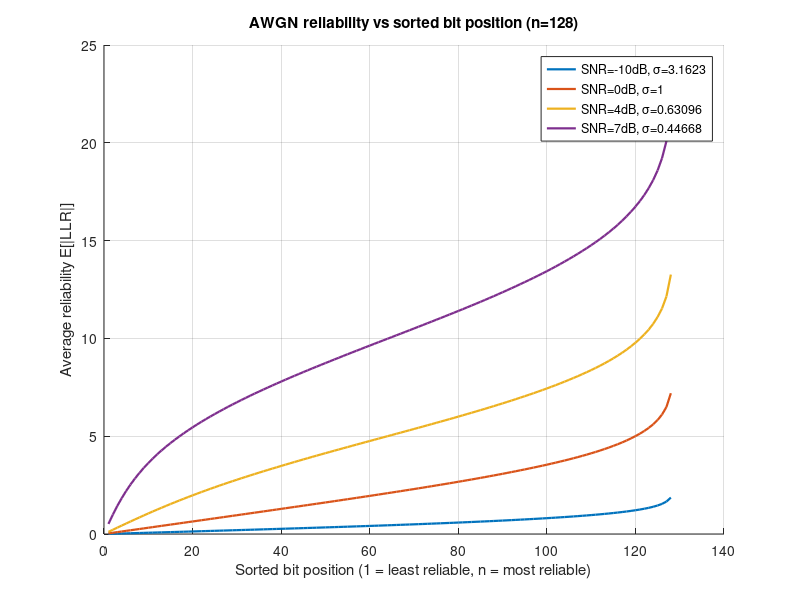

Write the MATLAB code that produced this figure.
function plot_awgn_reliability()
% =========================================================================
% plot_awgn_reliability.m
%
% PURPOSE:
%   Plots the average bit reliability profile for BPSK over an AWGN
%   (Additive White Gaussian Noise) channel, across multiple SNR values.
%
% BACKGROUND:
%   In ORBGRAND, bits are sorted by their LLR magnitude (reliability)
%   before decoding.  The shape of this sorted reliability profile
%   determines how quickly the decoder finds the correct noise pattern:
%   a steep, well-spread profile means most bits are highly reliable
%   (easy to decode), while a flat profile means many bits have similar
%   reliability (harder to distinguish errors).
%
%   This function averages the sorted reliability profile over many
%   random transmitted frames, producing a smooth expected curve for
%   each SNR level.  This is compared against the Cauchy and Laplacian
%   counterparts in plot_cauchy_reliability.m and plot_lwgn_reliability.m.
%
% CHANNEL MODEL:
%   BPSK: bit x in {0,1} is mapped to symbol s = 1 - 2*x in {+1, -1}.
%   Received: r = s + sigma * randn,   where sigma = 10^(-SNR_dB / 20).
%
%   AWGN LLR for BPSK:
%     L(r) = log P(r | s=+1) / P(r | s=-1) = (2/sigma^2) * r
%   This is linear in r, so reliability |L(r)| = (2/sigma^2) * |r|.
%
% RELIABILITY PROFILE:
%   For each frame, sort |L| in ascending order (least to most reliable).
%   Average across Nframes to estimate E[|L|_(i)] for rank i = 1..n.
%   Bit at rank 1 is on average the least reliable (most likely in error),
%   and is thus the first candidate to flip in ORBGRAND.
%
% PARAMETERS:
%   n         : codeword length (128 bits)
%   Nframes   : number of frames to average over (20000)
%   SNRdB_list: SNR values in dB to plot
%
% NOTE ON sigma CONVENTION:
%   sigma = 10^(-SNR_dB / 20) maps SNR_dB = 0 -> sigma = 1,
%   SNR_dB > 0 -> sigma < 1 (less noise).  This matches the convention
%   used in the companion Cauchy and Laplacian reliability scripts.
% =========================================================================

    n      = 128;
    Nframes = 20000;              % frames to average for smooth curves
    SNRdB_list = [-10 0 4 7];    % SNR values in dB (lower = noisier)

    figure; hold on; grid on;

    for snrdb = SNRdB_list

        sigma  = 10^(-snrdb/20);   % noise standard deviation
        sigma2 = sigma^2;

        % Accumulator for the sorted reliability sum across frames.
        acc = zeros(n,1);

        for t = 1:Nframes

            % Generate a random binary codeword and BPSK modulate.
            x = randi([0 1], n, 1);
            s = 1 - 2*x;            % BPSK: 0 -> +1, 1 -> -1

            % Add AWGN.
            r = s + sigma*randn(n,1);

            % Compute the AWGN LLR and its magnitude (reliability).
            % LLR = (2/sigma^2)*r  for BPSK under AWGN.
            LLR   = (2*r) / sigma2;
            Gamma = abs(LLR);

            % Sort reliabilities ascending: Gamma_sorted(1) = least reliable bit.
            Gamma_sorted = sort(Gamma, 'ascend');

            % Accumulate sorted reliabilities for averaging.
            acc = acc + Gamma_sorted;
        end

        % Average over frames to get the expected sorted reliability profile.
        Gamma_mean = acc / Nframes;

        plot(1:n, Gamma_mean, 'LineWidth', 1.6, ...
            'DisplayName', sprintf('SNR=%ddB, σ=%0.5g', snrdb, sigma));
    end

    xlabel('Sorted bit position (1 = least reliable, n = most reliable)');
    ylabel('Average reliability E[|LLR|]');
    title('AWGN reliability vs sorted bit position (n=128)');
    legend show
end
